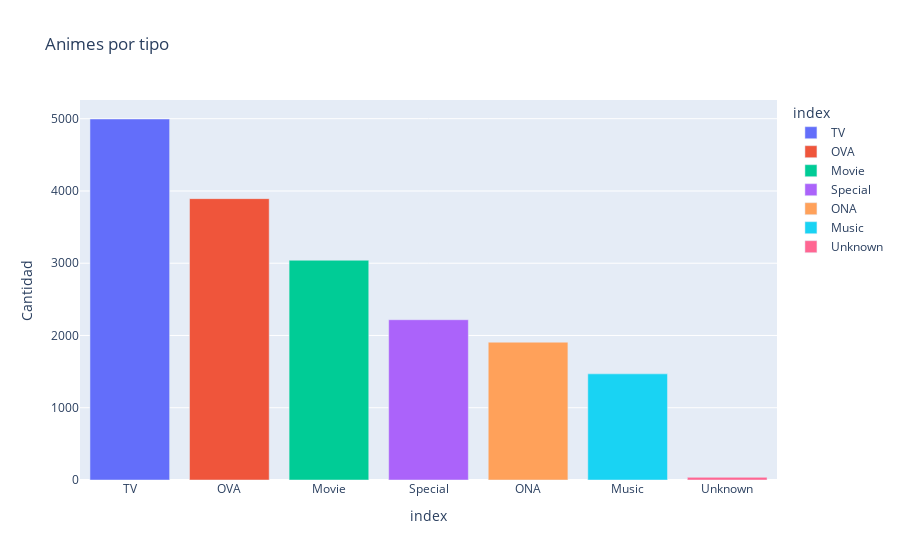

The notebook cell this image was saved under:
### Markdown cell above
### Visualizamos la información con distintos gráficos

### Code cell
# Animes por tipo
type_counts = anime['Type'].value_counts()

fig = px.bar(type_counts, x=type_counts.index, y=type_counts.values, color=type_counts.index, labels={'x':'Tipo', 'y':'Cantidad'}, 
             title='Animes por tipo')

fig.show()

### Figure 1 — Plotly figure (JSON) as saved in the notebook; plotly's stock layout.template omitted (floating-point values rounded to 4 significant figures)
{"data": [{"alignmentgroup": "True", "hovertemplate": "index=%{x}<br>Cantidad=%{y}<extra></extra>", "legendgroup": "TV", "marker": {"color": "#636efa"}, "name": "TV", "offsetgroup": "TV", "orientation": "v", "showlegend": true, "textposition": "auto", "type": "bar", "x": ["TV"], "xaxis": "x", "y": [4996], "yaxis": "y"}, {"alignmentgroup": "True", "hovertemplate": "index=%{x}<br>Cantidad=%{y}<extra></extra>", "legendgroup": "OVA", "marker": {"color": "#EF553B"}, "name": "OVA", "offsetgroup": "OVA", "orientation": "v", "showlegend": true, "textposition": "auto", "type": "bar", "x": ["OVA"], "xaxis": "x", "y": [3894], "yaxis": "y"}, {"alignmentgroup": "True", "hovertemplate": "index=%{x}<br>Cantidad=%{y}<extra></extra>", "legendgroup": "Movie", "marker": {"color": "#00cc96"}, "name": "Movie", "offsetgroup": "Movie", "orientation": "v", "showlegend": true, "textposition": "auto", "type": "bar", "x": ["Movie"], "xaxis": "x", "y": [3041], "yaxis": "y"}, {"alignmentgroup": "True", "hovertemplate": "index=%{x}<br>Cantidad=%{y}<extra></extra>", "legendgroup": "Special", "marker": {"color": "#ab63fa"}, "name": "Special", "offsetgroup": "Special", "orientation": "v", "showlegend": true, "textposition": "auto", "type": "bar", "x": ["Special"], "xaxis": "x", "y": [2218], "yaxis": "y"}, {"alignmentgroup": "True", "hovertemplate": "index=%{x}<br>Cantidad=%{y}<extra></extra>", "legendgroup": "ONA", "marker": {"color": "#FFA15A"}, "name": "ONA", "offsetgroup": "ONA", "orientation": "v", "showlegend": true, "textposition": "auto", "type": "bar", "x": ["ONA"], "xaxis": "x", "y": [1907], "yaxis": "y"}, {"alignmentgroup": "True", "hovertemplate": "index=%{x}<br>Cantidad=%{y}<extra></extra>", "legendgroup": "Music", "marker": {"color": "#19d3f3"}, "name": "Music", "offsetgroup": "Music", "orientation": "v", "showlegend": true, "textposition": "auto", "type": "bar", "x": ["Music"], "xaxis": "x", "y": [1469], "yaxis": "y"}, {"alignmentgroup": "True", "hovertemplate": "index=%{x}<br>Cantidad=%{y}<extra></extra>", "legendgroup": "Unknown", "marker": {"color": "#FF6692"}, "name": "Unknown", "offsetgroup": "Unknown", "orientation": "v", "showlegend": true, "textposition": "auto", "type": "bar", "x": ["Unknown"], "xaxis": "x", "y": [37], "yaxis": "y"}], "layout": {"barmode": "relative", "legend": {"title": {"text": "index"}, "tracegroupgap": 0}, "title": {"text": "Animes por tipo"}, "xaxis": {"anchor": "y", "categoryarray": ["TV", "OVA", "Movie", "Special", "ONA", "Music", "Unknown"], "categoryorder": "array", "domain": [0, 1], "title": {"text": "index"}}, "yaxis": {"anchor": "x", "domain": [0, 1], "title": {"text": "Cantidad"}}}}
